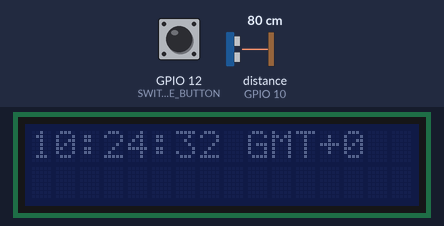
This sketch was run on a simulated ESP32-S3. Parts: 16×2 character LCD. Wiring (inferred from the names in the program): ultrasonic range finder: trigger GPIO 9; echo GPIO 10. The inputs (shaded band) are chosen by the test bench; at power-on: distance to the obstacle (sensor on GPIO 10) 80 cm, GPIO 12 (SWITCH_MODE_BUTTON) LOW. The echo pulse lasts 58.3 µs per cm; WiFi joins after 1.5 s; servers stay silent unless stated; the local clock reads 2024-03-15 10:24:30 at power-on unless the sketch sets it; what the sketch prints to the serial monitor is not drawn.

Above: at 2.7 s.
2.8 s: distance to the obstacle (sensor on GPIO 10) set to 12 cm
4.5 s: distance to the obstacle (sensor on GPIO 10) set to 9 cm
At 5.8 s:
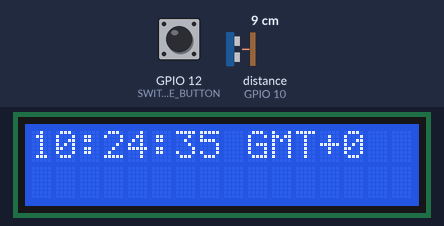
7.5 s: GPIO 12 (SWITCH_MODE_BUTTON) pulled HIGH for 0.15 s
At 10.4 s:
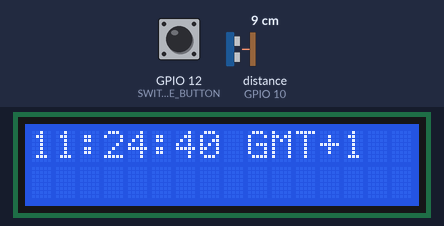
10.5 s: GPIO 12 (SWITCH_MODE_BUTTON) pulled HIGH for 1 s
At 12.7 s:
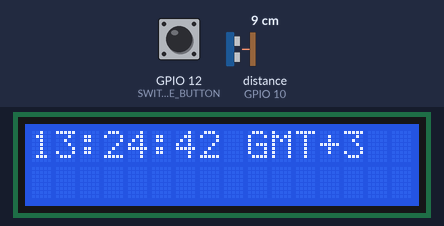
13.1 s: distance to the obstacle (sensor on GPIO 10) set to 18 cm
At 14.5 s:
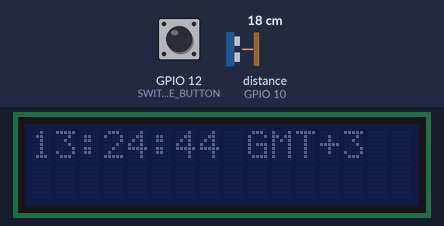
Timing chart, 0 to 16.1 s (numbered marks = the images above; inputs shaded):
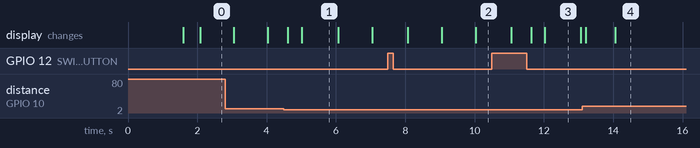

The sketch:

Clock.ino
```cpp
#include <LiquidCrystal_I2C.h>
#include <WiFi.h>
#include <Wire.h>

#include "time.h"

// set your wifi’s ssid and password const char* ssid = "YOUR_SSID";
const char* ssid = "";
const char* password = "";

// the address of the  NTP Server
const char* ntpServer = "time.stdtime.gov.tw";
long gmtOffset_sec = 0;      // Adjust the offset for your timezone
const int daylightOffset_sec = 0;  // Change the Daylight offset (in seconds)
int hourOffset = 0;

LiquidCrystal_I2C lcd(0x27, 16, 2);
#define I2C_SDA 17
#define I2C_SCL 18
#define SWITCH_MODE_BUTTON 12

const int TRIG_PIN = 9;
const int ECHO_PIN = 10;

void connectToWifi() {
  Serial.printf("Connecting to %s ", ssid);
  WiFi.begin(ssid, password);
  while (WiFi.status() != WL_CONNECTED) {
    delay(500);
    Serial.print(".");
  }
  Serial.println(" CONNECTED");
}

void printLocalTime() {
  struct tm timeinfo;
  if (!getLocalTime(&timeinfo)) {
    Serial.println("Failed to obtain time");
    return;
  }
  time_t rawtime;
  time(&rawtime);
  localtime_r(&rawtime, &timeinfo);
  int hour = timeinfo.tm_hour;
  Serial.println(&timeinfo, "%A, %B %d %Y %H:%M:%S");
}

void printLocalTimeToLCD() {
  struct tm timeinfo;
  if (!getLocalTime(&timeinfo)) {
    Serial.println("Failed to obtain time");
    return;
  }
  time_t rawtime;
  time(&rawtime);
  localtime_r(&rawtime, &timeinfo);
  int hour = timeinfo.tm_hour;
  lcd.setCursor(0, 0);
  lcd.print(hour + hourOffset);
  lcd.print(&timeinfo, ":%M:%S");
  lcd.print(" GMT+");
  lcd.print(hourOffset);
}

void setup() {
  Serial.begin(115200);
  // connect to LCD
  Wire.begin(I2C_SDA, I2C_SCL);
  lcd.init();
  lcd.noBacklight();

  // connect to WiFi
  connectToWifi();
  configTime(gmtOffset_sec, daylightOffset_sec,
             ntpServer);  // init and get the time
  printLocalTimeToLCD();

  // disconnect WiFi as it's no longer needed
  WiFi.disconnect(true);
  WiFi.mode(WIFI_OFF);

  pinMode(TRIG_PIN, OUTPUT);
  pinMode(ECHO_PIN, INPUT);
}

int duration;
int distance;
unsigned long lastSecondChange = 0;

void loop() {
  int switchModeButtonState = digitalRead(SWITCH_MODE_BUTTON);

  if (switchModeButtonState == HIGH) {
    hourOffset += 1;
    hourOffset = hourOffset % 24;
    delay(500);  // 防止按鈕彈跳
  }

  printLocalTimeToLCD();

  digitalWrite(TRIG_PIN, LOW);
  delayMicroseconds(2);
  digitalWrite(TRIG_PIN, HIGH);  // 發射超音波
  delayMicroseconds(10);
  digitalWrite(TRIG_PIN, LOW);
  duration = pulseIn(ECHO_PIN, HIGH);  // 超音波發射到接收的時間
  distance = duration * 0.034 / 2;     // 計算距離 (cm)
  delay(50);  // delay 50ms => 避免和第二個波重疊

  if (distance < 10) {
    lcd.backlight();
  } else {
    lcd.noBacklight();
  }

  unsigned long currentTime = millis();
  if (currentTime - lastSecondChange >= 15 * 1000) {
    connectToWifi();
    gmtOffset_sec = hourOffset * 60 * 60;
    configTime(gmtOffset_sec, daylightOffset_sec,
               ntpServer);  // init and get the time
    printLocalTimeToLCD();

    // disconnect WiFi as it's no longer needed
    WiFi.disconnect(true);
    WiFi.mode(WIFI_OFF);
    lastSecondChange = currentTime;
  }
}
```

Measured:
- the behaviour switches between 11 and 10 cm on distance to the obstacle (sensor on GPIO 10) (found by bisection; images 0 and 1)
- after the input at 4.5 s, the display: first changes after 0.11 s (image 1 shows a later state)
- after the input at 13.1 s, the display: first changes after 0.10 s (image 4 shows a later state)
- what the display in image 1 shows lasts 1.1 s, from 5.0 s to 6.1 s
